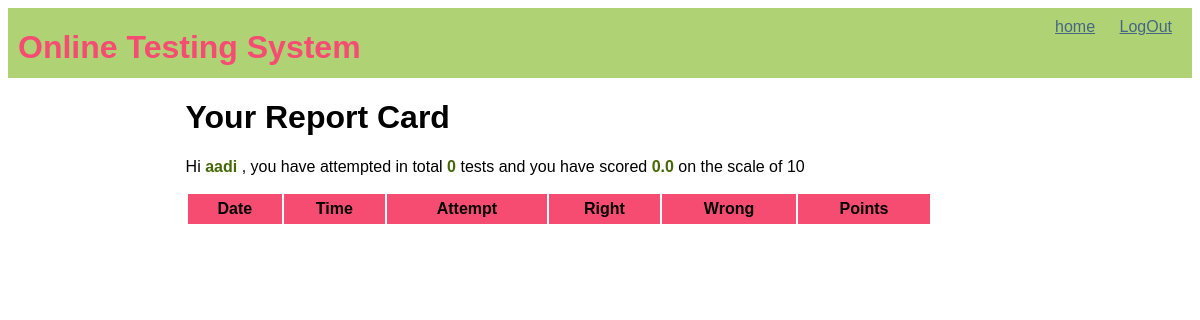
Page /OTS/test-history (signed in) on the earlier database version.
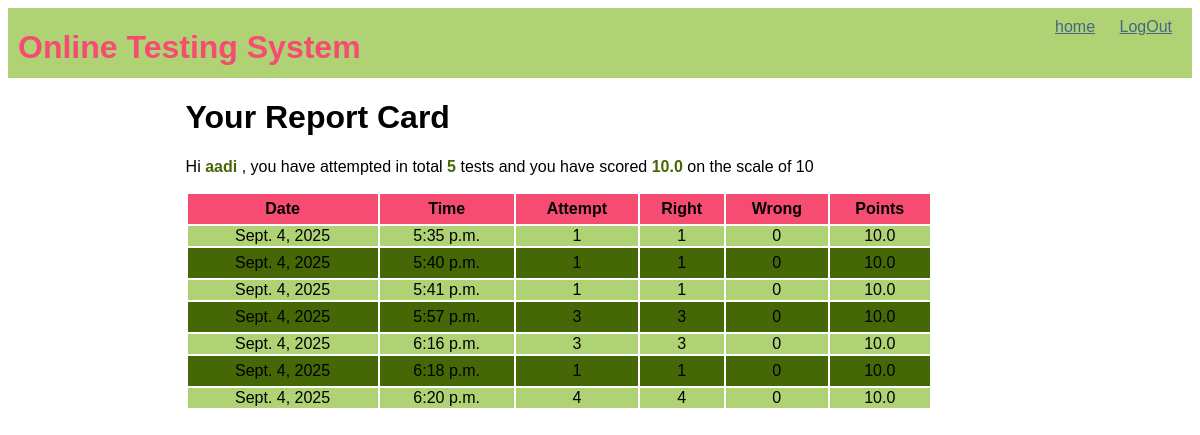
Same page on the later database version.
### OTS/models.py (models this page shows)
class Candidate(models.Model):
    username=models.CharField(primary_key=True,max_length=20)
    password=models.CharField(null=False,max_length=20)
    name=models.CharField(null=False,max_length=30)
    test_attempted=models.IntegerField(default=0)
    points=models.FloatField(default=0.0)

class Result(models.Model):
    resultid=models.BigAutoField(primary_key=True,auto_created=True)
    username=models.ForeignKey(Candidate,on_delete=models.CASCADE)
    date=models.DateField(auto_now=True)
    time=models.TimeField(auto_now=True)
    attempt=models.IntegerField()
    right=models.IntegerField()
    wrong=models.IntegerField()
    points=models.FloatField()

### OTS/views.py (the view)
# urls.py: path('test-history',testResultHistory,name='testHistory'),
def testResultHistory(request):
    if 'name' not in request.session.keys():
        res=HttpResponseRedirect('login')
    candidate=Candidate.objects.filter(username=request.session['username'])
    results=Result.objects.filter(username_id=candidate[0].username)
    context={'candidate':candidate[0],'results':results}
    res=render(request,'candidate_history.html',context)
    return res

### OTS/templates/candidate_history.html (shortened to what this page needs)
{% extends 'main.html'%}
{% block top %}
<a href="{% url 'OTS:home' %}">home</a>
<a href="{% url 'OTS:logout' %}">LogOut</a>
{%endblock%}
{% block content %}
<h1>Your Report Card</h1>
<p>  Hi <span class="special"> {{candidate.name}} </span> , you have attempted in total <span class="special">{{candidate.test_attempted}} </span> tests and you have scored <span class="special"> {{candidate.points}} </span> on the scale of 10 </p>
<table>
    <tr>
        <th>Date</th>
        <th>Time</th>
        <th>Attempt</th>
        <th>Right</th>
        <th>Wrong</th>
        <th>Points</th>
    </tr>
    {% for r in results %}
    <tr>
        <td>{{r.date}}</td>
        <td>{{r.time}}</td>
        <td>{{r.attempt}}</td>
        <td>{{r.right}}</td>
        <td>{{r.wrong}}</td>
        <td>{{r.points}}</td>
    </tr>
    {% endfor %}
</table>
{% endblock %}

### OTS/templates/main.html (shortened to what this page needs)
<!DOCTYPE html>
{% load static %}
<html lang="en">
<head>
    <link rel="stylesheet" href="{% static 'theme.css' %}">
    <link rel="stylesheet" href="{% static 'buttonstyle.css' %}">
</head>
<body>
    <div class="top">
        <div class="sitename"> <h1>Online Testing System</h1> </div>
        <div class="menu">
            {% block top %} {% endblock %}
        </div>
    </div>
    <div class="content">
        {% block content %} {% endblock %}
    </div>
</body>
</html>

### OTS/static/theme.css (style rules this page uses)
* { font-family:'Gill Sans', 'Gill Sans MT', Calibri, 'Trebuchet MS', sans-serif ; }
.top { height: 50px; background-color: #afd275; margin-bottom: 20px; padding: 10px; }
.top div.sitename { display:inline-block; color:#f64c72; position: relative; top:-10px; }
.top div.menu { float: right; }
.top div.menu a { color:#456785; display: inline-block; min-width: 50px; margin-right: 10px; }
.content { width:70%; margin-left: auto; margin-right: auto; }
table { width: 90%; }
table tr:nth-child(odd) { background-color: #456705; height: 30px; }
table tr:nth-child(even) { background-color: #afd275; }
table tr:first-child { background-color: #f64c72; }
table td { text-align:center; }
span.special { color: #456705; font-weight: bold; }

Differences in the rows shown:
changed Candidate "aadi": test_attempted "0" → "5"; points "0.0" → "10.0"
added Result: date "Sept. 4, 2025", time "5:35 p.m.", attempt "1", right "1", wrong "0", points "10.0"
added Result: date "Sept. 4, 2025", time "5:40 p.m.", attempt "1", right "1", wrong "0", points "10.0"
added Result: date "Sept. 4, 2025", time "5:41 p.m.", attempt "1", right "1", wrong "0", points "10.0"
added Result: date "Sept. 4, 2025", time "5:57 p.m.", attempt "3", right "3", wrong "0", points "10.0"
added Result: date "Sept. 4, 2025", time "6:16 p.m.", attempt "3", right "3", wrong "0", points "10.0"
added Result: date "Sept. 4, 2025", time "6:18 p.m.", attempt "1", right "1", wrong "0", points "10.0"
added Result: date "Sept. 4, 2025", time "6:20 p.m.", attempt "4", right "4", wrong "0", points "10.0"
